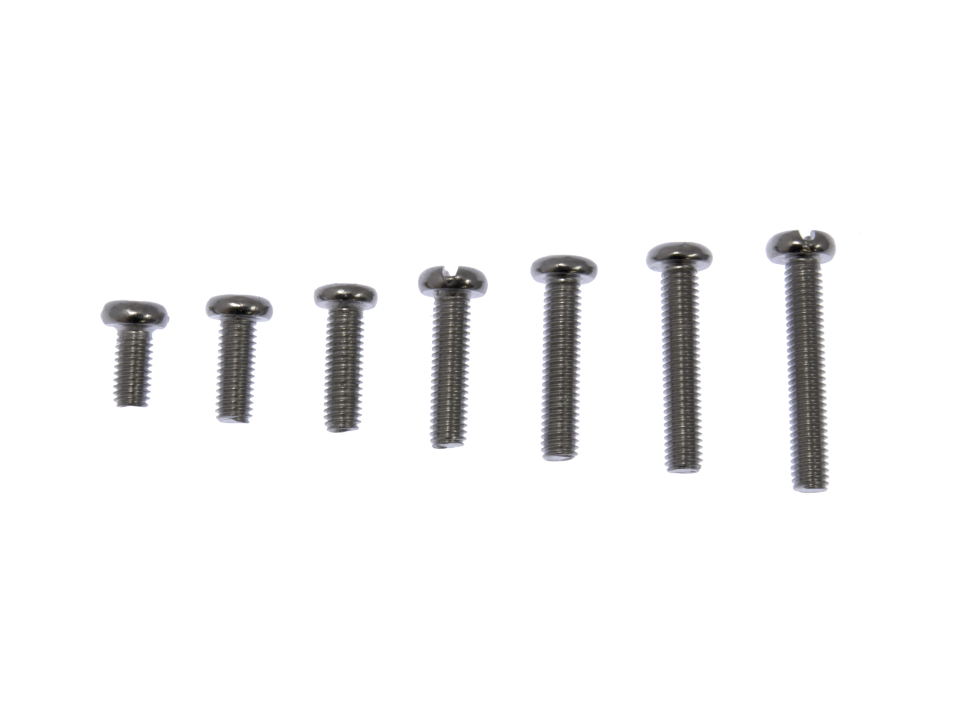
#> input picture CV/screw1.jpg, 3811 x 2858 px (shown at 1/4 size)
$ python Hough.py
#> lines starting #> are read from the running program, lines starting #| are printed output that depends on the picture; after the words box and inside, x2 and y2 are one past the last pixel; in counts of white or black regions, pixels touching at a corner belong together
import cv2
import numpy as np
from matplotlib import pyplot as plt
img = cv2.imread('screw1.jpg')
#> img is the input picture: shape (2858, 3811, 3); mean B, G, R 244.4, 244.2, 244.4

gray = cv2.cvtColor(img,cv2.COLOR_BGR2GRAY)


blur  =  cv2.blur(gray,(25,25))
median = cv2.medianBlur(gray, 25)
edges = cv2.Canny(median,0,255)
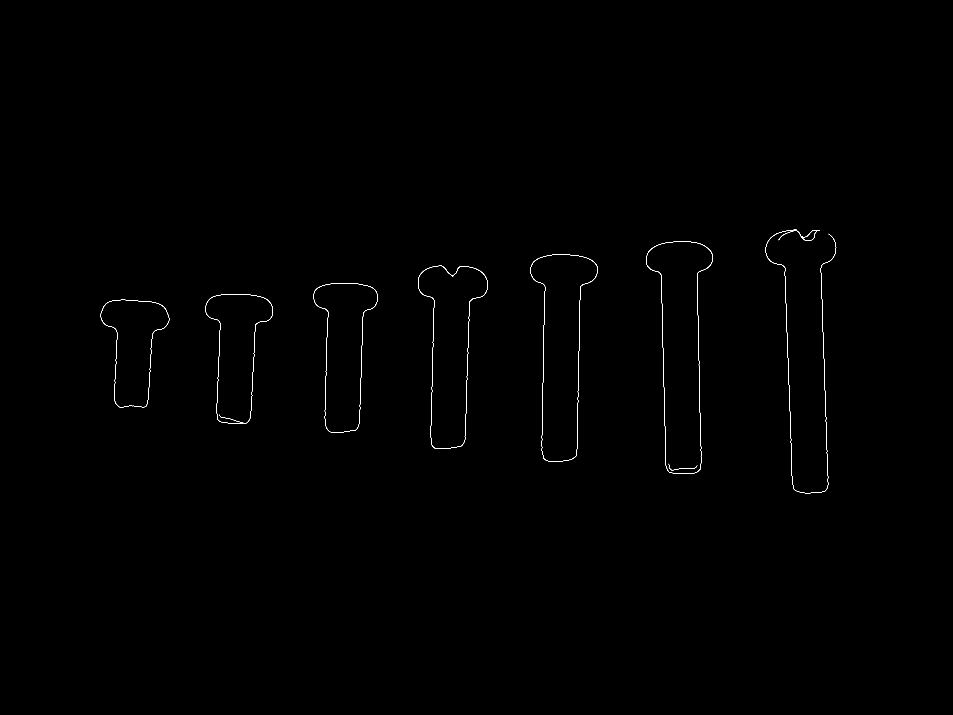
#> edges: shape (2858, 3811) (shown at 1/4 size); 0.13% white in thin lines or dots, all inside (x1, y1, x2, y2) = (402, 919, 3345, 1973)
lines = cv2.HoughLines(edges,1,np.pi/180,200)
#> lines = [[2198, 0.0175], [-3243, 3.11], [-3100, 3.11], [2339, 0.0175], [-2770, 3.12], [1919, 0.0349], [1495, 0.0349], [1088, 0.0524]]
for line in lines:
    for rho,theta in line:
        a = np.cos(theta)
        b = np.sin(theta)
        x0 = a*rho
        y0 = b*rho
        x1 = int(x0 + 1000*(-b))
        y1 = int(y0 + 1000*(a))
        x2 = int(x0 - 1000*(-b))
        y2 = int(y0 - 1000*(a))

    cv2.line(img,(x1,y1),(x2,y2),(0,0,255),2)
#> this loop made 8 passes


plt.subplot(221),plt.imshow(median, cmap='gray'),plt.title('median')
plt.xticks([]), plt.yticks([])


plt.subplot(222),plt.imshow(edges, cmap='gray'),plt.title('Edges')
plt.xticks([]), plt.yticks([])
plt.show()
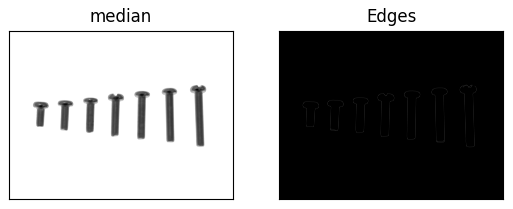
#> figure drawn by matplotlib, 2 panels

$ run again, with CV/screw2.jpg copied over CV/screw1.jpg
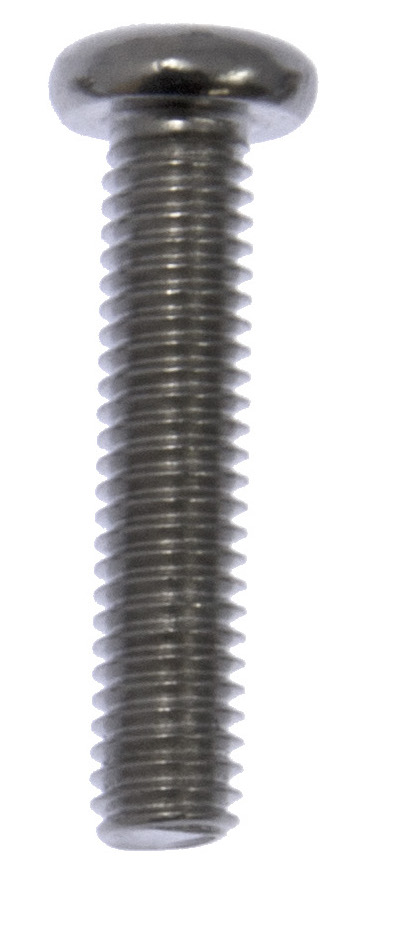
#> input picture CV/screw2.jpg, 405 x 941 px
#> img is the input picture: shape (941, 405, 3); mean B, G, R 206.1, 205.4, 206.2
#> `edges = cv2.Canny(median,0,255)`:
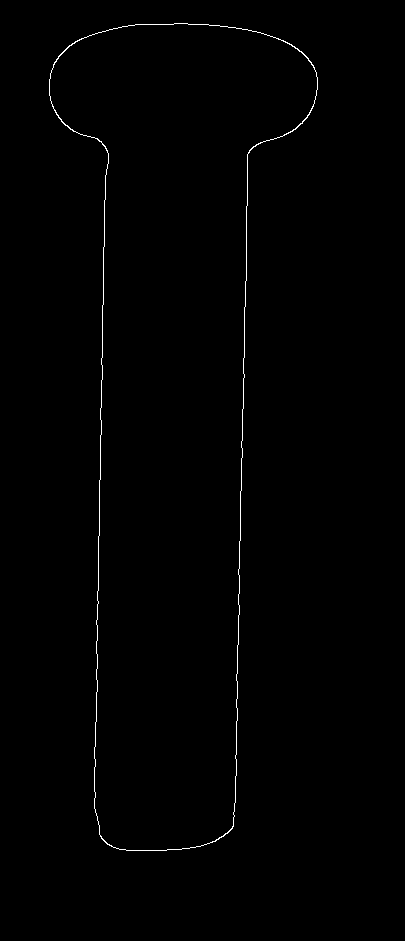
#> edges: shape (941, 405); 0.55% white in thin lines or dots, all inside (x1, y1, x2, y2) = (49, 23, 318, 851)
#> lines = [[108, 0.0175], [249, 0.0175]]
#> the loop `for line in lines:` made 2 passes
#> after the loop `for line in lines:`:
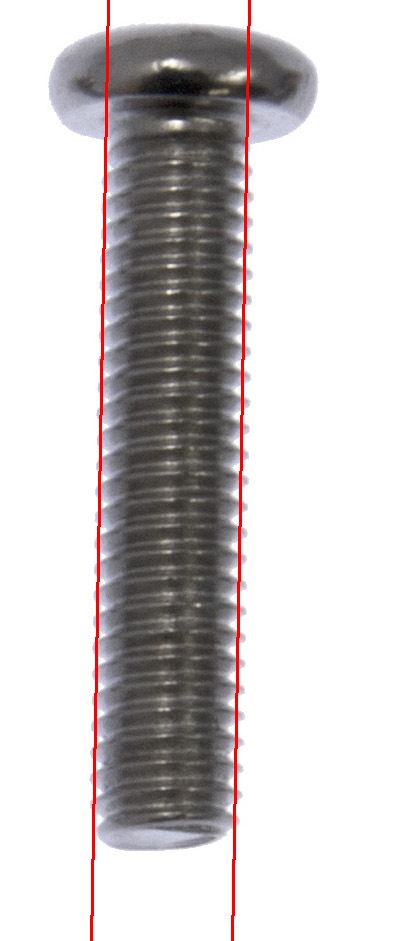
#> img: shape (941, 405, 3); 1.49% of pixels changed, all inside (x1, y1, x2, y2) = (90, 0, 251, 941)
